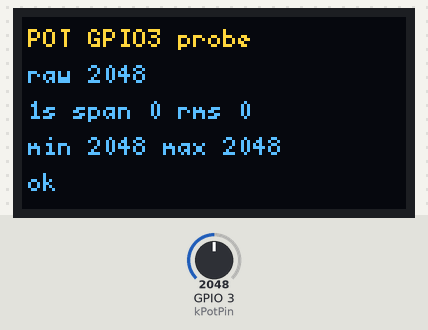
The program below on a simulated ESP32-C3. Parts: 128×64 one-colour display. Inputs (shaded band) come from the test bench; at power-on: GPIO 3 (kPotPin) = 2048 (analog values on the 0–4095 scale). The OLED is the two-colour kind (top 16 rows yellow); what the program prints to the serial monitor is not drawn.

Above: at 2.1 s.
2.2 s: GPIO 3 (kPotPin) set to 2866
At 3.3 s:
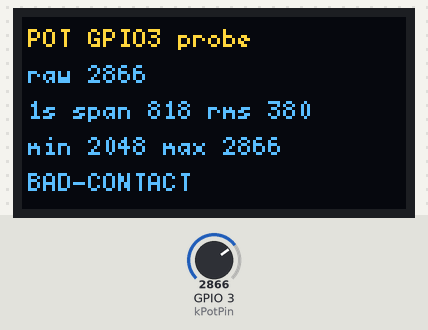
5.0 s: GPIO 3 (kPotPin) set to 3040
At 6.1 s:
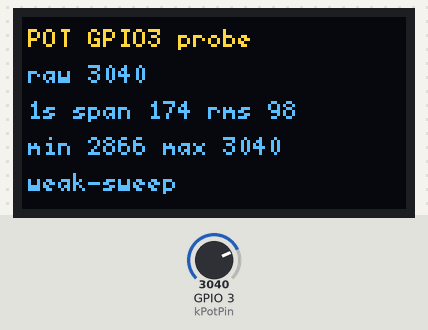
8.0 s: GPIO 3 (kPotPin) set to 2960
At 9.4 s:
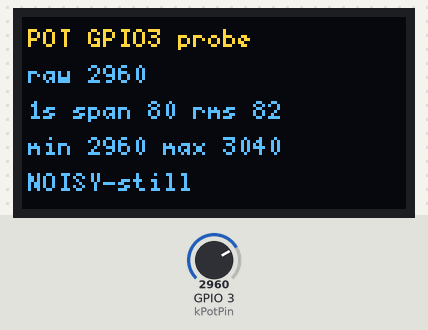
11.0 s: GPIO 3 (kPotPin) set to 4095
At 14.1 s:
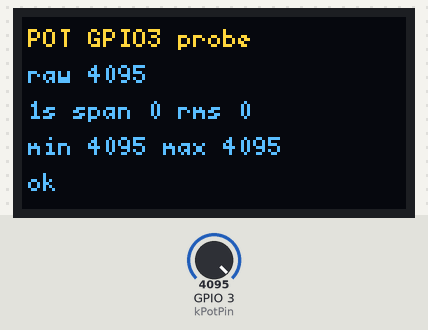
Timing chart, 0 to 15.0 s (numbered marks = the images above; inputs shaded):
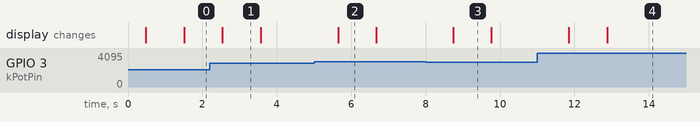

Measured:
- after the input at 2.2 s, the display: changes after 0.34 s (image 1)
- after the input at 5.0 s, the display: changes after 0.65 s (image 2)
- after the input at 8.0 s, the display: changes after 0.74 s (image 3)
- after the input at 11.0 s, the display: first changes after 0.85 s (image 4 shows a later state)
- what the display in image 1 shows lasts 1.1 s, from 2.5 s to 3.6 s

The program:

main.cpp
```cpp
#include <Arduino.h>
#include <Wire.h>
#include <stdio.h>

#include <U8g2lib.h>

// Same OLED wiring as sling-bird. Pads are intentionally not touched.
static constexpr int kOledSda = 8;
static constexpr int kOledScl = 9;
static constexpr int kPotPin = 3;
static constexpr uint32_t kWindowMs = 1000;

static U8G2_SH1106_128X64_NONAME_F_HW_I2C display(U8G2_R0, U8X8_PIN_NONE, kOledScl, kOledSda);
static bool oledOk = false;

static bool device_present(uint8_t addr) {
  Wire.beginTransmission(addr);
  return Wire.endTransmission() == 0;
}

static uint8_t wait_for_oled() {
  for (int attempt = 0; attempt < 40; ++attempt) {
    if (device_present(0x3C)) {
      return 0x3C;
    }
    if (device_present(0x3D)) {
      return 0x3D;
    }
    delay(50);
  }
  return 0;
}

struct Window {
  int minV;
  int maxV;
  int last;
  int64_t sum;
  int64_t sumSq;
  uint32_t count;
  uint32_t bigJumps;
};

static void window_reset(Window *w, int seed) {
  w->minV = seed;
  w->maxV = seed;
  w->last = seed;
  w->sum = seed;
  w->sumSq = static_cast<int64_t>(seed) * seed;
  w->count = 1;
  w->bigJumps = 0;
}

static void window_add(Window *w, int raw) {
  if (raw < w->minV) {
    w->minV = raw;
  }
  if (raw > w->maxV) {
    w->maxV = raw;
  }
  const int delta = raw - w->last;
  if (delta > 40 || delta < -40) {
    w->bigJumps++;
  }
  w->last = raw;
  w->sum += raw;
  w->sumSq += static_cast<int64_t>(raw) * raw;
  w->count++;
}

static int window_mean(const Window *w) {
  if (w->count == 0) {
    return 0;
  }
  return static_cast<int>(w->sum / w->count);
}

static int window_rms(const Window *w) {
  if (w->count < 2) {
    return 0;
  }
  const int64_t mean = w->sum / w->count;
  const int64_t var = w->sumSq / w->count - mean * mean;
  if (var <= 0) {
    return 0;
  }
  int64_t x = var;
  int64_t y = (x + 1) / 2;
  while (y < x) {
    x = y;
    y = (x + var / x) / 2;
  }
  return static_cast<int>(x);
}

static int settled_read() {
  pinMode(kPotPin, INPUT);
  analogRead(kPotPin);
  delay(2);
  return analogRead(kPotPin);
}

static int pulled_read(bool up) {
  analogRead(kPotPin);
  if (up) {
    gpio_pullup_en(static_cast<gpio_num_t>(kPotPin));
    gpio_pulldown_dis(static_cast<gpio_num_t>(kPotPin));
  } else {
    gpio_pullup_dis(static_cast<gpio_num_t>(kPotPin));
    gpio_pulldown_en(static_cast<gpio_num_t>(kPotPin));
  }
  delay(8);
  const int raw = analogRead(kPotPin);
  gpio_pullup_dis(static_cast<gpio_num_t>(kPotPin));
  gpio_pulldown_dis(static_cast<gpio_num_t>(kPotPin));
  pinMode(kPotPin, INPUT);
  return raw;
}

static void probe_connection() {
  const int open = settled_read();
  const int up = pulled_read(true);
  const int down = pulled_read(false);
  const char *state = "driven-by-pot";
  if (up > 3000 && down < 400) {
    state = "OPEN/floating — SIG not held by pot";
  } else if (open < 80 && up < 200) {
    state = "held at GND";
  } else if (open > 3900 && down > 3500) {
    state = "held at 3.3V";
  } else if (up - down > 800) {
    state = "WEAK — pot not firmly driving the pin";
  }
  Serial.printf("conn plain=%4d pullup=%4d pulldown=%4d  %s\n", open, up, down, state);
}

void setup() {
  Serial.begin(115200);
  delay(400);
  pinMode(kPotPin, INPUT);
  analogReadResolution(12);
  analogRead(kPotPin);
  Serial.println("connection check (leave knob still):");
  probe_connection();
  probe_connection();

  Wire.begin(kOledSda, kOledScl);
  Wire.setClock(400000);
  const uint8_t addr = wait_for_oled();
  if (addr == 0) {
    Serial.println("No OLED at 0x3C/0x3D on SDA8/SCL9. Serial probe still runs.");
  } else {
    Serial.printf("OLED at 0x%02X\n", addr);
    display.setI2CAddress(static_cast<uint8_t>(addr << 1));
    display.begin();
    display.setFontPosBaseline();
    oledOk = true;
  }

  Serial.println("pot-probe: GPIO3 only. Leave pads alone.");
  Serial.println("1) Leave the knob still for a few seconds — watch span/rms.");
  Serial.println("2) Then turn it slowly end to end — watch min/max cover ~0..4095.");
}

void loop() {
  static Window win;
  static bool haveWin = false;
  static uint32_t winStart = 0;
  static int stillBestSpan = 9999;
  static int moveBestSpan = 0;
  static uint32_t windows = 0;

  const uint32_t now = millis();
  analogRead(kPotPin);
  const int raw = analogRead(kPotPin);

  if (!haveWin) {
    window_reset(&win, raw);
    winStart = now;
    haveWin = true;
  } else {
    window_add(&win, raw);
  }

  if (now - winStart < kWindowMs) {
    return;
  }

  const int span = win.maxV - win.minV;
  const int mean = window_mean(&win);
  const int rms = window_rms(&win);
  windows++;

  const bool likelyStill = span < 120;
  if (likelyStill && span < stillBestSpan) {
    stillBestSpan = span;
  }
  if (span > moveBestSpan) {
    moveBestSpan = span;
  }

  const char *verdict = "ok";
  // With the knob held still, span>80 is already bad; span>200 is a broken/dirty track.
  if (span >= 200) {
    verdict = "BAD-CONTACT";
  } else if (likelyStill && span >= 80) {
    verdict = "NOISY-still";
  } else if (likelyStill && span >= 40) {
    verdict = "mild-jitter";
  } else if (!likelyStill && span < 200) {
    verdict = "weak-sweep";
  } else if (!likelyStill) {
    verdict = "moving";
  }

  Serial.printf(
      "win#%lu raw=%4d mean=%4d min=%4d max=%4d span=%4d rms=%3d jumps=%lu  %s  "
      "(best_still_span=%d best_move_span=%d)\n",
      static_cast<unsigned long>(windows), raw, mean, win.minV, win.maxV, span, rms,
      static_cast<unsigned long>(win.bigJumps), verdict, stillBestSpan, moveBestSpan);

  if ((windows % 5) == 0) {
    probe_connection();
  }

  if (oledOk) {
    display.clearBuffer();
    display.setFont(u8g2_font_5x7_tr);
    char line[32];
    snprintf(line, sizeof(line), "POT GPIO3 probe");
    display.drawStr(2, 10, line);
    snprintf(line, sizeof(line), "raw %d", raw);
    display.drawStr(2, 22, line);
    snprintf(line, sizeof(line), "1s span %d rms %d", span, rms);
    display.drawStr(2, 34, line);
    snprintf(line, sizeof(line), "min %d max %d", win.minV, win.maxV);
    display.drawStr(2, 46, line);
    snprintf(line, sizeof(line), "%s", verdict);
    display.drawStr(2, 58, line);
    display.sendBuffer();
  }

  haveWin = false;
}
```
